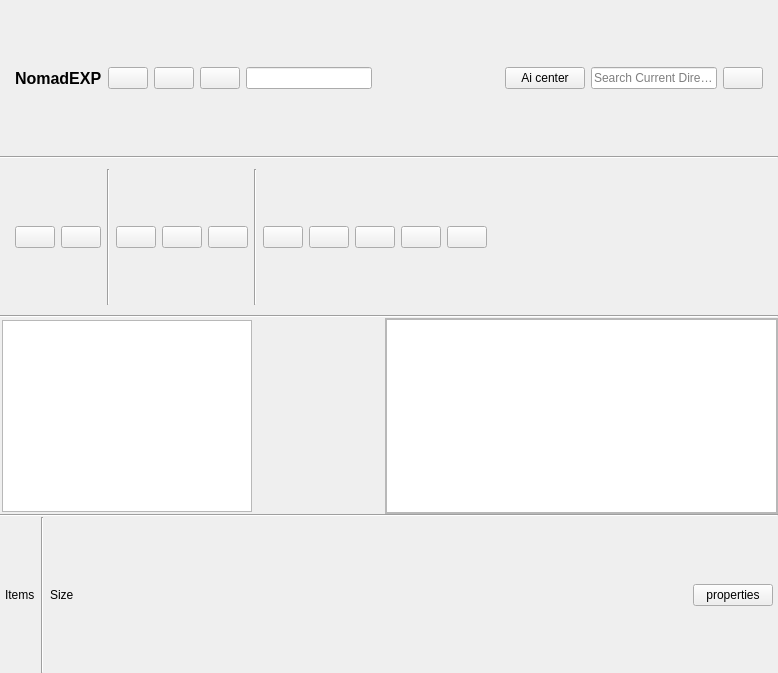
<?xml version="1.0" encoding="UTF-8"?>
<ui version="4.0">
 <class>MainWindow</class>
 <widget class="QMainWindow" name="MainWindow">
  <property name="geometry">
   <rect>
    <x>0</x>
    <y>0</y>
    <width>778</width>
    <height>673</height>
   </rect>
  </property>
  <property name="windowTitle">
   <string>MainWindow</string>
  </property>
  <property name="styleSheet">
   <string notr="true">QMainWindow, QWidget#centralwidget {
    background-color: #121212;
}

QWidget {
    color: #FFFFFF;
    font-family: &quot;Segoe UI&quot;, &quot;SF Pro Display&quot;, sans-serif;
}

QFrame[frameShape=&quot;4&quot;] { /* Horizontal lines */
    border: none;
    border-top: 1px solid #2E2E2E;
    min-height: 1px; max-height: 1px;
}
QFrame[frameShape=&quot;5&quot;] { /* Vertical lines */
    border: none;
    border-left: 1px solid #2E2E2E;
    min-width: 1px; max-width: 1px;
}
QSplitter::handle { /* The draggable line between the sidebar and files */
    background-color: #222222;
}

#top_nav_bar {
    background-color: #1A1A1A;
    min-height: 52px;
    max-height: 52px;
}

QLineEdit#breadcrumb_bar, QLineEdit#main_search {
    background-color: #242424;
    border: 1px solid #2E2E2E;
    border-radius: 6px;
    padding: 4px 12px;
    color: #E0E0E0;
    font-size: 13px;
}

#btn_ai_command {
    background: qlineargradient(x1:0, y1:0, x2:1, y2:0, stop:0 #D35400, stop:1 #E67E22);
    border-radius: 6px;
    padding: 5px 15px;
    font-weight: bold;
    color: white;
    font-size: 12px;
}
#btn_ai_command:hover {
    background: qlineargradient(x1:0, y1:0, x2:1, y2:0, stop:0 #E67E22, stop:1 #F39C12);
}

#toolbar {
    background-color: #1A1A1A;
    min-height: 58px;
    max-height: 58px;
}

QToolButton, #toolbar QPushButton {
    background: transparent;
    border: none;
    border-radius: 5px;
    padding: 5px 12px;
    color: #CCCCCC;
    font-size: 12px;
}
QToolButton:hover, #toolbar QPushButton:hover {
    background-color: #242424;
    color: #FFFFFF;
}

#toolbar QPushButton#new_folder {
    background-color: #0078D4;
    border-radius: 5px;
    padding: 6px 16px;
    font-weight: bold;
    font-size: 13px;
    color: #FFFFFF;
}
#toolbar QPushButton#new_folder:hover { background-color: #108AE6; }

#toolbar QPushButton#new_file {
    background-color: transparent;
    border: 1px solid #444444;
    border-radius: 5px;
    padding: 6px 16px;
    font-size: 13px;
    color: #FFFFFF;
}
#toolbar QPushButton#new_file:hover { background-color: #242424; }

#sidebar {
    background-color: #1A1A1A; 
    min-width: 200px;
    max-width: 260px;
}

#sidebar QPushButton {
    text-align: left;
    padding: 8px 12px;
    background: transparent;
    border: none;
    border-radius: 5px;
    color: #A0A0A0;
    font-size: 13px;
}
#sidebar QPushButton:hover {
    background-color: #242424;
    color: #FFFFFF;
}
#sidebar QPushButton:checked {
    background-color: #213045;
    color: #60A5FA;
}

QTreeWidget#side_panel_3 {
    background-color: transparent;
    border: none;
    outline: none;
}

#main_scroll_area {
    background-color: #121212; 
}

#status_bar {
    background-color: #1A1A1A;
    min-height: 26px;
    max-height: 26px;
}

#status_bar QLabel {
    color: #888888;
    font-size: 11px;
    font-weight: 500;
}

#status_bar QPushButton {
    background: transparent;
    border: none;
    color: #888888;
    font-size: 11px;
    padding: 2px 10px;
    border-radius: 4px;
}

#status_bar QPushButton:hover {
    color: #FFFFFF;
    background-color: #242424; 
}

QSplitter::handle {
    background-color: #2E2E2E; 
}</string>
  </property>
  <widget class="QWidget" name="centralwidget">
   <layout class="QVBoxLayout" name="verticalLayout">
    <property name="spacing">
     <number>0</number>
    </property>
    <property name="leftMargin">
     <number>0</number>
    </property>
    <property name="topMargin">
     <number>0</number>
    </property>
    <property name="rightMargin">
     <number>0</number>
    </property>
    <property name="bottomMargin">
     <number>0</number>
    </property>
    <item>
     <widget class="QWidget" name="top_nav_bar" native="true">
      <layout class="QHBoxLayout" name="horizontalLayout_2">
       <property name="leftMargin">
        <number>15</number>
       </property>
       <property name="topMargin">
        <number>8</number>
       </property>
       <property name="rightMargin">
        <number>15</number>
       </property>
       <property name="bottomMargin">
        <number>8</number>
       </property>
       <item>
        <widget class="QLabel" name="app_name">
         <property name="font">
          <font>
           <family>Segoe UI</family>
           <pointsize>12</pointsize>
           <bold>true</bold>
          </font>
         </property>
         <property name="text">
          <string>NomadEXP</string>
         </property>
        </widget>
       </item>
       <item>
        <widget class="QPushButton" name="undo">
         <property name="text">
          <string/>
         </property>
         <property name="icon">
          <iconset resource="resources.qrc">
           <normaloff>:/Icons/Assets/Icons/Undo_Icon.svg</normaloff>:/Icons/Assets/Icons/Undo_Icon.svg</iconset>
         </property>
         <property name="iconSize">
          <size>
           <width>18</width>
           <height>18</height>
          </size>
         </property>
        </widget>
       </item>
       <item>
        <widget class="QPushButton" name="redo">
         <property name="text">
          <string/>
         </property>
         <property name="icon">
          <iconset resource="resources.qrc">
           <normaloff>:/Icons/Assets/Icons/Redo_Icon.svg</normaloff>:/Icons/Assets/Icons/Redo_Icon.svg</iconset>
         </property>
         <property name="iconSize">
          <size>
           <width>18</width>
           <height>18</height>
          </size>
         </property>
        </widget>
       </item>
       <item>
        <widget class="QPushButton" name="terminal">
         <property name="text">
          <string/>
         </property>
         <property name="icon">
          <iconset resource="resources.qrc">
           <normaloff>:/Icons/Assets/Icons/Terminal_Icon.svg</normaloff>:/Icons/Assets/Icons/Terminal_Icon.svg</iconset>
         </property>
         <property name="iconSize">
          <size>
           <width>18</width>
           <height>18</height>
          </size>
         </property>
        </widget>
       </item>
       <item>
        <widget class="QLineEdit" name="breadcrumb_bar"/>
       </item>
       <item>
        <spacer name="horizontalSpacer">
         <property name="orientation">
          <enum>Qt::Orientation::Horizontal</enum>
         </property>
         <property name="sizeHint" stdset="0">
          <size>
           <width>18</width>
           <height>20</height>
          </size>
         </property>
        </spacer>
       </item>
       <item>
        <widget class="QPushButton" name="ai_center">
         <property name="text">
          <string>Ai center</string>
         </property>
        </widget>
       </item>
       <item>
        <widget class="QLineEdit" name="search">
         <property name="inputMask">
          <string/>
         </property>
         <property name="text">
          <string/>
         </property>
         <property name="placeholderText">
          <string>Search Current Directory</string>
         </property>
        </widget>
       </item>
       <item>
        <widget class="QPushButton" name="settings">
         <property name="text">
          <string/>
         </property>
         <property name="icon">
          <iconset resource="resources.qrc">
           <normaloff>:/Icons/Assets/Icons/Settings_Icon.svg</normaloff>:/Icons/Assets/Icons/Settings_Icon.svg</iconset>
         </property>
         <property name="iconSize">
          <size>
           <width>18</width>
           <height>18</height>
          </size>
         </property>
        </widget>
       </item>
      </layout>
     </widget>
    </item>
    <item>
     <widget class="Line" name="line_2">
      <property name="orientation">
       <enum>Qt::Orientation::Horizontal</enum>
      </property>
     </widget>
    </item>
    <item>
     <widget class="QWidget" name="toolbar" native="true">
      <layout class="QHBoxLayout" name="horizontalLayout_3">
       <property name="leftMargin">
        <number>15</number>
       </property>
       <property name="topMargin">
        <number>10</number>
       </property>
       <property name="rightMargin">
        <number>15</number>
       </property>
       <property name="bottomMargin">
        <number>10</number>
       </property>
       <item>
        <widget class="QPushButton" name="new_folder">
         <property name="text">
          <string/>
         </property>
         <property name="icon">
          <iconset resource="resources.qrc">
           <normaloff>:/Icons/Assets/Icons/Create_New_Folder_Icon.svg</normaloff>:/Icons/Assets/Icons/Create_New_Folder_Icon.svg</iconset>
         </property>
         <property name="iconSize">
          <size>
           <width>18</width>
           <height>18</height>
          </size>
         </property>
        </widget>
       </item>
       <item>
        <widget class="QPushButton" name="new_file">
         <property name="text">
          <string/>
         </property>
         <property name="icon">
          <iconset resource="resources.qrc">
           <normaloff>:/Icons/Assets/Icons/Create_New_File_Icon.svg</normaloff>:/Icons/Assets/Icons/Create_New_File_Icon.svg</iconset>
         </property>
         <property name="iconSize">
          <size>
           <width>18</width>
           <height>18</height>
          </size>
         </property>
        </widget>
       </item>
       <item>
        <widget class="QFrame" name="line5">
         <property name="frameShape">
          <enum>QFrame::Shape::VLine</enum>
         </property>
         <property name="frameShadow">
          <enum>QFrame::Shadow::Sunken</enum>
         </property>
        </widget>
       </item>
       <item>
        <widget class="QPushButton" name="cut">
         <property name="text">
          <string/>
         </property>
         <property name="icon">
          <iconset resource="resources.qrc">
           <normaloff>:/Icons/Assets/Icons/Cut_Icon.svg</normaloff>:/Icons/Assets/Icons/Cut_Icon.svg</iconset>
         </property>
         <property name="iconSize">
          <size>
           <width>18</width>
           <height>18</height>
          </size>
         </property>
        </widget>
       </item>
       <item>
        <widget class="QPushButton" name="copy">
         <property name="text">
          <string/>
         </property>
         <property name="icon">
          <iconset resource="resources.qrc">
           <normaloff>:/Icons/Assets/Icons/Copy_Icon.svg</normaloff>:/Icons/Assets/Icons/Copy_Icon.svg</iconset>
         </property>
         <property name="iconSize">
          <size>
           <width>18</width>
           <height>18</height>
          </size>
         </property>
        </widget>
       </item>
       <item>
        <widget class="QPushButton" name="duplicate">
         <property name="text">
          <string/>
         </property>
         <property name="icon">
          <iconset resource="resources.qrc">
           <normaloff>:/Icons/Assets/Icons/Duplicate_Icon.svg</normaloff>:/Icons/Assets/Icons/Duplicate_Icon.svg</iconset>
         </property>
         <property name="iconSize">
          <size>
           <width>18</width>
           <height>18</height>
          </size>
         </property>
        </widget>
       </item>
       <item>
        <widget class="QFrame" name="line4">
         <property name="frameShape">
          <enum>QFrame::Shape::VLine</enum>
         </property>
         <property name="frameShadow">
          <enum>QFrame::Shadow::Sunken</enum>
         </property>
        </widget>
       </item>
       <item>
        <widget class="QPushButton" name="rename">
         <property name="text">
          <string/>
         </property>
         <property name="icon">
          <iconset resource="resources.qrc">
           <normaloff>:/Icons/Assets/Icons/Rename_Icon.svg</normaloff>:/Icons/Assets/Icons/Rename_Icon.svg</iconset>
         </property>
         <property name="iconSize">
          <size>
           <width>18</width>
           <height>18</height>
          </size>
         </property>
        </widget>
       </item>
       <item>
        <widget class="QPushButton" name="compress">
         <property name="text">
          <string/>
         </property>
         <property name="icon">
          <iconset resource="resources.qrc">
           <normaloff>:/Icons/Assets/Icons/Compress_Icon.svg</normaloff>:/Icons/Assets/Icons/Compress_Icon.svg</iconset>
         </property>
         <property name="iconSize">
          <size>
           <width>18</width>
           <height>18</height>
          </size>
         </property>
        </widget>
       </item>
       <item>
        <widget class="QPushButton" name="Delete">
         <property name="text">
          <string/>
         </property>
         <property name="icon">
          <iconset resource="resources.qrc">
           <normaloff>:/Icons/Assets/Icons/Delete_Icon.svg</normaloff>:/Icons/Assets/Icons/Delete_Icon.svg</iconset>
         </property>
         <property name="iconSize">
          <size>
           <width>18</width>
           <height>18</height>
          </size>
         </property>
        </widget>
       </item>
       <item>
        <widget class="QPushButton" name="layout">
         <property name="text">
          <string/>
         </property>
         <property name="icon">
          <iconset resource="resources.qrc">
           <normaloff>:/Icons/Assets/Icons/Cards_Icon.svg</normaloff>:/Icons/Assets/Icons/Cards_Icon.svg</iconset>
         </property>
         <property name="iconSize">
          <size>
           <width>18</width>
           <height>18</height>
          </size>
         </property>
        </widget>
       </item>
       <item>
        <widget class="QPushButton" name="details">
         <property name="text">
          <string/>
         </property>
         <property name="icon">
          <iconset resource="resources.qrc">
           <normaloff>:/Icons/Assets/Icons/Details_Icon.svg</normaloff>:/Icons/Assets/Icons/Details_Icon.svg</iconset>
         </property>
         <property name="iconSize">
          <size>
           <width>18</width>
           <height>18</height>
          </size>
         </property>
        </widget>
       </item>
       <item>
        <spacer name="horizontalSpacer_2">
         <property name="orientation">
          <enum>Qt::Orientation::Horizontal</enum>
         </property>
         <property name="sizeHint" stdset="0">
          <size>
           <width>40</width>
           <height>20</height>
          </size>
         </property>
        </spacer>
       </item>
      </layout>
     </widget>
    </item>
    <item>
     <widget class="Line" name="line_3">
      <property name="orientation">
       <enum>Qt::Orientation::Horizontal</enum>
      </property>
     </widget>
    </item>
    <item>
     <widget class="QSplitter" name="splitter">
      <property name="orientation">
       <enum>Qt::Orientation::Horizontal</enum>
      </property>
      <property name="handleWidth">
       <number>1</number>
      </property>
      <widget class="QWidget" name="sidebar" native="true">
       <layout class="QVBoxLayout" name="verticalLayout_7">
        <property name="spacing">
         <number>0</number>
        </property>
        <property name="leftMargin">
         <number>2</number>
        </property>
        <property name="topMargin">
         <number>2</number>
        </property>
        <property name="rightMargin">
         <number>0</number>
        </property>
        <property name="bottomMargin">
         <number>2</number>
        </property>
        <item>
         <widget class="QTreeWidget" name="side_panel_3">
          <property name="minimumSize">
           <size>
            <width>200</width>
            <height>0</height>
           </size>
          </property>
          <property name="maximumSize">
           <size>
            <width>250</width>
            <height>16777215</height>
           </size>
          </property>
          <property name="frameShadow">
           <enum>QFrame::Shadow::Sunken</enum>
          </property>
          <attribute name="headerVisible">
           <bool>false</bool>
          </attribute>
          <column>
           <property name="text">
            <string notr="true">1</string>
           </property>
          </column>
         </widget>
        </item>
       </layout>
      </widget>
      <widget class="QScrollArea" name="main_scroll_area">
       <property name="widgetResizable">
        <bool>true</bool>
       </property>
       <widget class="QWidget" name="scrollAreaWidgetContents_3">
        <property name="geometry">
         <rect>
          <x>0</x>
          <y>0</y>
          <width>513</width>
          <height>527</height>
         </rect>
        </property>
        <layout class="QVBoxLayout" name="verticalLayout_2">
         <property name="spacing">
          <number>0</number>
         </property>
         <property name="leftMargin">
          <number>0</number>
         </property>
         <property name="topMargin">
          <number>0</number>
         </property>
         <property name="rightMargin">
          <number>0</number>
         </property>
         <property name="bottomMargin">
          <number>0</number>
         </property>
         <item>
          <widget class="QListWidget" name="app_drawer">
           <property name="sizePolicy">
            <sizepolicy hsizetype="Expanding" vsizetype="Expanding">
             <horstretch>0</horstretch>
             <verstretch>0</verstretch>
            </sizepolicy>
           </property>
          </widget>
         </item>
        </layout>
       </widget>
      </widget>
     </widget>
    </item>
    <item>
     <widget class="Line" name="line_4">
      <property name="orientation">
       <enum>Qt::Orientation::Horizontal</enum>
      </property>
     </widget>
    </item>
    <item>
     <widget class="QWidget" name="status_bar" native="true">
      <layout class="QHBoxLayout" name="horizontalLayout_4">
       <property name="leftMargin">
        <number>5</number>
       </property>
       <property name="topMargin">
        <number>0</number>
       </property>
       <property name="rightMargin">
        <number>5</number>
       </property>
       <property name="bottomMargin">
        <number>0</number>
       </property>
       <item>
        <widget class="QLabel" name="Items">
         <property name="sizePolicy">
          <sizepolicy hsizetype="Preferred" vsizetype="Maximum">
           <horstretch>0</horstretch>
           <verstretch>0</verstretch>
          </sizepolicy>
         </property>
         <property name="text">
          <string>Items</string>
         </property>
        </widget>
       </item>
       <item>
        <widget class="Line" name="line">
         <property name="orientation">
          <enum>Qt::Orientation::Vertical</enum>
         </property>
        </widget>
       </item>
       <item>
        <widget class="QLabel" name="Size">
         <property name="text">
          <string>Size</string>
         </property>
        </widget>
       </item>
       <item>
        <spacer name="horizontalSpacer_3">
         <property name="orientation">
          <enum>Qt::Orientation::Horizontal</enum>
         </property>
         <property name="sizeHint" stdset="0">
          <size>
           <width>40</width>
           <height>20</height>
          </size>
         </property>
        </spacer>
       </item>
       <item>
        <widget class="QPushButton" name="properties">
         <property name="text">
          <string>properties</string>
         </property>
        </widget>
       </item>
      </layout>
     </widget>
    </item>
   </layout>
  </widget>
 </widget>
 <resources>
  <include location="resources.qrc"/>
 </resources>
 <connections/>
</ui>
